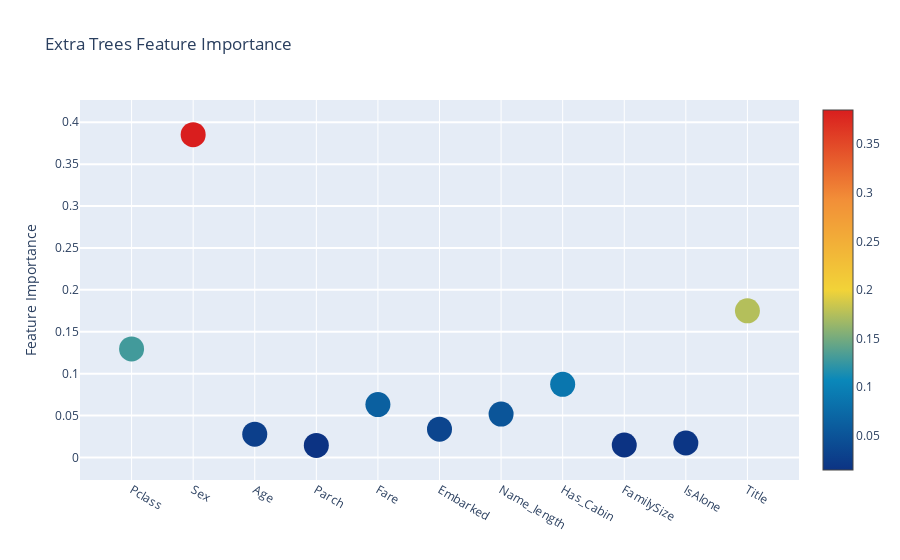

Notebook cell for this chart:
### Code cell
# Extra Trees
trace = go.Scatter(
    y=feature_dataframe["Extra Trees feature importances"].values,
    x=feature_dataframe["features"].values,
    mode="markers",  # 산점도를 점으로 표시
    # 점의 속성
    marker=dict(
        sizemode="diameter",  # 점의 크기를 지름으로 조정
        sizeref=1,  # 점의 크기를 참조할 값
        size=25,  # 점의 기본 크기를 25
        # 점의 색을 중요도 값에 따라
        color=feature_dataframe["Extra Trees feature importances"].values,
        colorscale="Portland",
        showscale=True,  # 색상 막대 표시
    ),
    text=feature_dataframe["features"].values,  # 각 점에 마우스 올리면 표시될 텍스트
)
data = [trace]

# 그래프의 레이아웃 정의
layout = go.Layout(
    autosize=True,  # 그래프 크기 자동 조정
    title="Extra Trees Feature Importance",
    hovermode="closest",  # 마우스를 점에 올릴 때 가장 가까운 점에 대한 정보 표시
    # 눈금 길이 5, y축 그리드 라인 너비 2
    yaxis=dict(title="Feature Importance", ticklen=5, gridwidth=2),
    showlegend=False,
)

# 데이터를 시각화하는 객체, data와 layout을 기반으로 그래프 생성
fig = go.Figure(data=data, layout=layout)
py.iplot(fig, filename="scatter2010")

### Figure 1 — Plotly figure (JSON) as saved in the notebook; plotly's stock layout.template omitted (floating-point values rounded to 4 significant figures)
{"data": [{"marker": {"color": [0.1295, 0.3853, 0.02777, 0.01442, 0.06315, 0.03375, 0.05176, 0.08731, 0.01486, 0.01724, 0.175], "colorscale": [[0, "rgb(12,51,131)"], [0.25, "rgb(10,136,186)"], [0.5, "rgb(242,211,56)"], [0.75, "rgb(242,143,56)"], [1, "rgb(217,30,30)"]], "showscale": true, "size": 25, "sizemode": "diameter", "sizeref": 1}, "mode": "markers", "text": ["Pclass", "Sex", "Age", "Parch", "Fare", "Embarked", "Name_length", "Has_Cabin", "FamilySize", "IsAlone", "Title"], "type": "scatter", "x": ["Pclass", "Sex", "Age", "Parch", "Fare", "Embarked", "Name_length", "Has_Cabin", "FamilySize", "IsAlone", "Title"], "y": [0.1295, 0.3853, 0.02777, 0.01442, 0.06315, 0.03375, 0.05176, 0.08731, 0.01486, 0.01724, 0.175]}], "layout": {"autosize": true, "hovermode": "closest", "showlegend": false, "title": {"text": "Extra Trees Feature Importance"}, "xaxis": {"autorange": true, "range": [-0.9482, 10.95], "type": "category"}, "yaxis": {"autorange": true, "gridwidth": 2, "range": [-0.05542, 0.4551], "ticklen": 5, "title": {"text": "Feature Importance"}, "type": "linear"}}}
